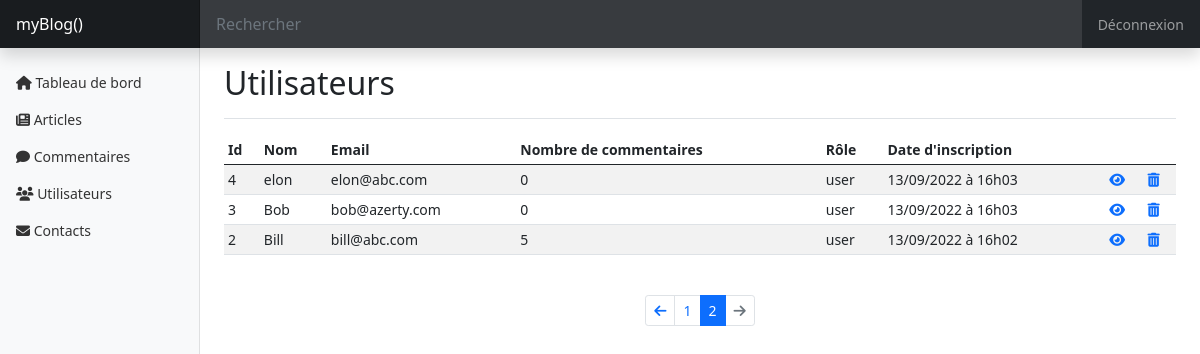
Page /index.php?action=users&page=2 (signed in) on the earlier database version.
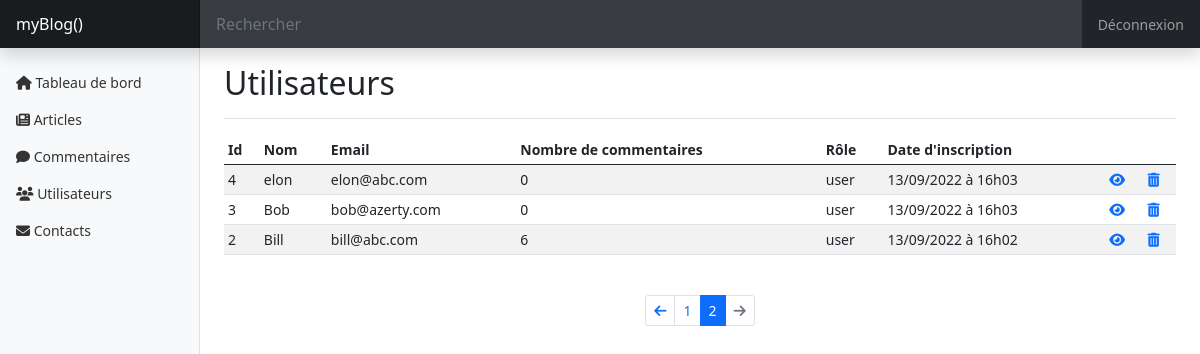
Same page on the later database version.
### tables this page shows
CREATE TABLE `users` (
  `id` int(11) NOT NULL,
  `username` varchar(255) NOT NULL,
  `email` varchar(255) NOT NULL,
  `password` varchar(255) NOT NULL,
  `role` enum('user','admin') NOT NULL DEFAULT 'user',
  `signup_date` datetime NOT NULL
);

### src/controllers/admin/ViewAllUsersController.php (called while the page is built, shortened)
<?php
class ViewAllUsersController
{
    public function execute()
    {
        $globals = new Globals();
        $get = $globals->getGET();
        $userRepository = new UserRepository();
        $userRepository->connection = new DatabaseConnection();
        $users = $userRepository->getUsers();
        if (isset($get['page']) && !empty($get['page'])) {
            $currentPage = (int) strip_tags($get['page']);
        } else {
            $currentPage = 1;
        }
        $perPage = 15;
        $offset = ($currentPage * $perPage) - $perPage;
        $users = array_slice($users, $offset, $perPage);
        $commentRepository = new CommentRepository();
        $commentRepository->connection = new DatabaseConnection();
        $comments = $commentRepository->getComments();
        foreach ($users as $user) {
            $commentsNb = 0;
            foreach ($comments as $comment) {
                if ($user->username == $comment->author) {
                    $commentsNb++;
                }
            }
            $usersWithCommentsNb[] = [$user, $commentsNb];
        }
        require 'templates/admin/user.php';
    }
}

### src/lib/DatabaseConnection.php (called while the page is built, shortened)
<?php
class DatabaseConnection
{
    public ?\PDO $database = null;
    public function getConnection(): \PDO
    {
        if ($this->database === null) {
            $this->database = new \PDO('mysql:host=localhost;dbname=P5_myBlog;charset=utf8', 'root', '');
        }
        return $this->database;
    }
}

### src/repository/UserRepository.php (called while the page is built, shortened)
<?php
class UserRepository
{
    public DatabaseConnection $connection;
    public function getUsers(): array
    {
        $statement = $this->connection->getConnection()->query(
            "SELECT id, username, email, password, role, DATE_FORMAT(signup_date, '%d/%m/%Y à %Hh%i') AS french_creation_date
            FROM users
            ORDER BY signup_date DESC"
        );
        $users = [];
        while ($row = $statement->fetch()) {
            $user = new User(
                $row['id'],
                $row['username'],
                $row['email'],
                $row['password'],
                $row['role'],
                $row['french_creation_date']
            );
            $users[] = $user;
        }
        return $users;
    }
}

### src/lib/Globals.php (called while the page is built, shortened)
<?php
class Globals
{
    private $GET;
    public function __construct()
    {
        $this->GET = filter_input_array(INPUT_GET) ?? null;
    }
    public function getGET(string $key = null)
    {
        return $this->GET;
    }
}

### src/model/user.php (called while the page is built, shortened)
<?php
class User
{
    public function __construct(
        string $id,
        string $username,
        string $email,
        string $password,
        string $role,
        string $frenchCreationDate
    ) {
        $this->id = $id;
        $this->username = $username;
        $this->email = $email;
        $this->role = $role;
        $this->frenchCreationDate = $frenchCreationDate;
    }
}

### templates/admin/user.php (the view, shortened to what the changed rows need)
<main class="col-md-9 ms-sm-auto col-lg-10 px-md-4">
    <div class="pt-3 pb-2 mb-3 border-bottom">
        <h1 class="h2">Utilisateurs</h1>
    </div>
    <div class="table-responsive">
        <table class="table table-striped table-sm">
            <thead>
                <tr>
                    <th scope="col">Id</th>
                    <th scope="col">Nom</th>
                    <th scope="col">Email</th>
                    <th scope="col">Nombre de commentaires</th>
                    <th scope="col">Rôle</th>
                    <th scope="col">Date d'inscription</th>
                    <th scope="col"></th>
                    <th scope="col"></th>
                </tr>
            </thead>
            <tbody>
                <?php
                foreach ($usersWithCommentsNb as $user) {
                ?>
                    <tr>
                        <td><?= $user[0]->id ?></td>
                        <td><?= $user[0]->username ?></td>
                        <td><?= $user[0]->email ?></td>
                        <td><?= $user[1] ?></td>
                        <td><?= $user[0]->role ?></td>
                        <td><?= $user[0]->frenchCreationDate ?></td>
                        <td><a href="index.php?action=viewUser&id=<?= urlencode($user[0]->id) ?>" class="text-decoration-none fa-solid fa-eye"></a></td>
                        <td><a href="" class="text-decoration-none fa-solid fa-trash-can" data-bs-toggle="modal" data-bs-target="#deleteUser-<?= urlencode($user[0]->id) ?>"></a></td>
                    </tr>
                <?php
                }
                ?>
            </tbody>
        </table>
    </div>
</main>
<?php
require 'templates/admin/layout.php';
?>

Differences in the rows shown:
changed users "Bill": user "5" → "6"
